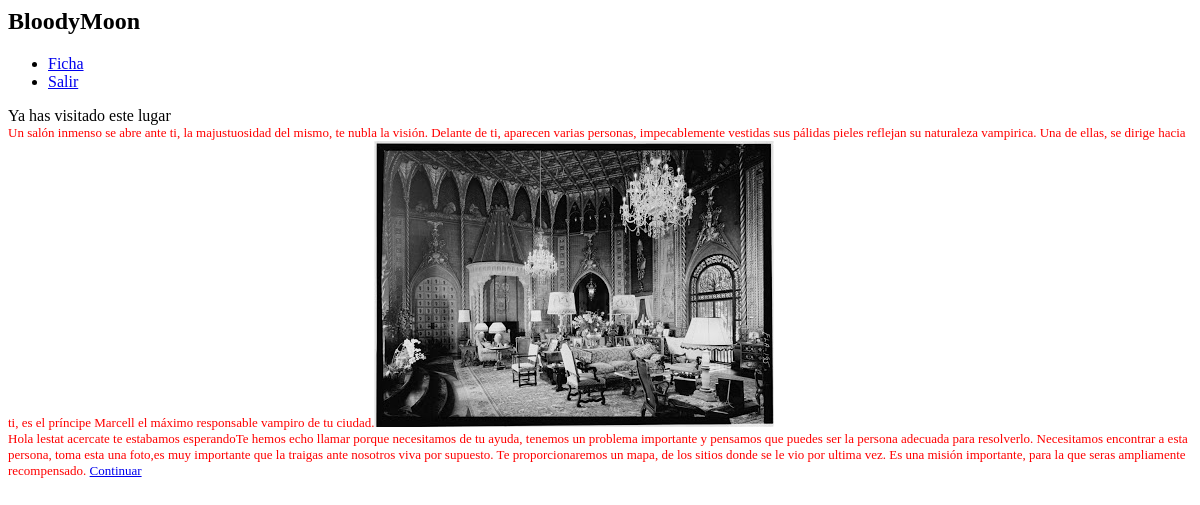
The app's page /salon.php (signed in) with its own data.
### tables this page shows
CREATE TABLE IF NOT EXISTS `escena` (
`ID` int(11) NOT NULL,
  `nombre` text NOT NULL,
  `descripcion` text NOT NULL,
  `imagen` text NOT NULL,
  `visitada` tinyint(4) DEFAULT NULL
);

CREATE TABLE IF NOT EXISTS `usuario` (
`id` int(11) NOT NULL,
  `nomusuario` varchar(20) NOT NULL,
  `password` varchar(32) NOT NULL,
  `email` varchar(100) NOT NULL,
  `raza` varchar(15) NOT NULL,
  `FUE` int(10) NOT NULL,
  `AGI` int(10) NOT NULL,
  `INT` int(10) NOT NULL,
  `CAR` int(10) NOT NULL,
  `RES` int(10) NOT NULL,
  `sangre_rabia` int(10) NOT NULL,
  `vida` int(100) NOT NULL,
  `vida_total` tinyint(2) unsigned NOT NULL,
  `ultima_loc` varchar(20) NOT NULL,
  `existe_libro` tinyint(1) NOT NULL DEFAULT '0',
  `tiene_libro` tinyint(1) NOT NULL DEFAULT '0',
  `historia_eric` tinyint(1) NOT NULL DEFAULT '0',
  `tiene_eric` tinyint(1) NOT NULL DEFAULT '0'
);

CREATE TABLE IF NOT EXISTS `actores` (
  `nombre` varchar(11) NOT NULL,
  `charla` text NOT NULL,
  `FUE` int(10) NOT NULL,
  `RES` int(10) NOT NULL,
  `vida` tinyint(2) unsigned NOT NULL,
  `vida_total` int(100) NOT NULL,
  `imagen` text NOT NULL
);

### sentencias.php (called while the page is built)
<?php
$get_usuario = mysql_query("SELECT * FROM `usuario` WHERE `id`='".$_SESSION['uid']."'") or die(mysql_error());
$usuario = mysql_fetch_assoc($get_usuario);
?>

### salon.php (the view, shortened to what this page needs)
<html>
<head>
  <link rel="stylesheet" type="text/css" href="estilo.css" >
 <link rel="stylesheet" href="http://code.jquery.com/mobile/1.0a4.1/jquery.mobile-1.0a4.1.min.css" />
</head>
<body>
    <div data-role="page">
    <div data-role="header">
        <h2>BloodyMoon</h2>
	<div data-role="navbar">
   <ul>
      <li><a href="ficha.php" data-icon="grid" >Ficha</a></li>
      <li><a href="logout.php" data-icon="star">Salir</a></li>
   </ul>
</div>
    </div>
    <?php
include("sentencias.php");
if(!isset($_SESSION['uid'])){
    echo "Tienes que estar logeado para ver esta pagina!";
}else{
	$user_login=$usuario['nomusuario'];
	$loc="salon";
	$consulta_visita="SELECT visitada FROM escena where nombre='$loc'";
    $consultavisita = mysql_query($consulta_visita);
       while($row = mysql_fetch_assoc($consultavisita)){
$visita=$row['visitada'];
       }
if ($visita ==1){
 echo "Ya has visitado este lugar";
       }
else
$upda=mysql_query("UPDATE `usuario` SET `ultima_loc`='$loc' where`nomusuario`='$user_login'")or die(mysql_error());
    ?>
    <div data-role="content">
    <?php
    $consulta2="SELECT * FROM escena where ID=4";
    $resultado = mysql_query($consulta2);
    while ($fila = mysql_fetch_assoc($resultado)) {
    echo $fila["descripcion"];
    echo '<img src="'.$fila["imagen"].'">';
   }
?>
<br>
<?php
echo "Hola  {$usuario['nomusuario']} acercate te estabamos esperando";
?>
<?php
    $consulta3="SELECT * FROM actores where nombre='principe'";
    $resultado2 = mysql_query($consulta3);
    while ($fila = mysql_fetch_assoc($resultado2)) {
    echo $fila["charla"];
   }
   ?>
   <a href="mapa.php" data-role="button" data-theme="a">Continuar</a>
  </body>
  <?php
}
?>

### estilo.css (style rules this page uses)
[data-role="content"] { font-size:small;font-style:normal;color:red;text-shadow: none; }

### records on screen
escena: descripcion "Un salón inmenso se abre ante ti, la majustuosidad del mismo, te nubla la visión. Delante de ti, aparecen varias personas, impecablemente vestidas sus pálidas pieles reflejan su naturaleza vampirica. Una de ellas, se dirige hacia ti, es el príncipe Marcell el máximo responsable vampiro de tu ciudad.", imagen (picture)
usuario: nomusuario "lestat"
actores: charla "Te hemos echo llamar porque necesitamos de tu ayuda, tenemos un problema importante y pensamos que puedes ser la persona adecuada para resolverlo. Necesitamos encontrar a esta persona, toma esta una foto,es muy importante que la traigas ante nosotros viva por supuesto. Te proporcionaremos un mapa, de los sitios donde se le vio por ultima vez. Es una misión importante, para la que seras ampliamente recompensado."
